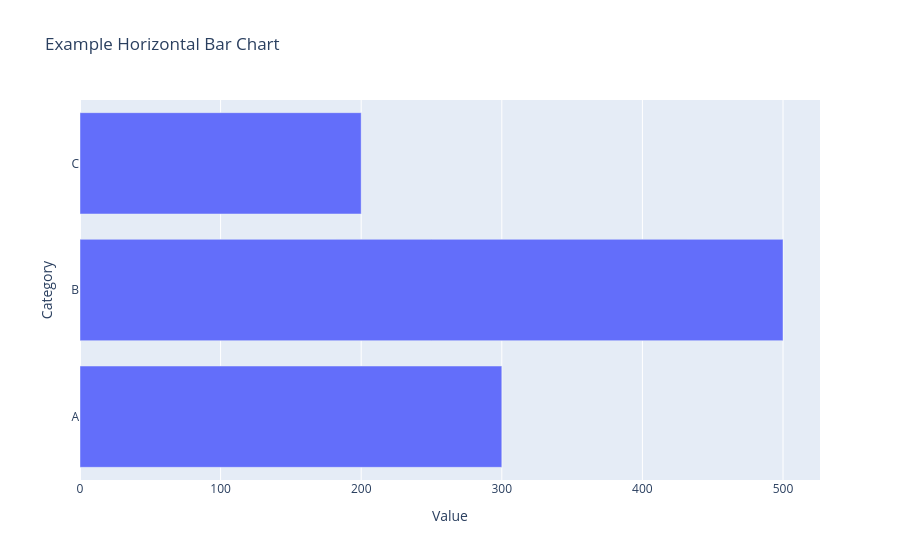

Notebook code for this chart:
### Markdown cell above
10. Contoh bar chart horizontal dengan plotly.express.

### Code cell
import plotly.express as px

# Example: horizontal bar chart
categories = pd.Series([300, 500, 200], index=["A", "B", "C"])
fig = px.bar(
    x=categories.values,
    y=categories.index,
    orientation="h",
    title="Example Horizontal Bar Chart"
)
fig.update_layout(xaxis_title="Value", yaxis_title="Category")
fig.show()

### Figure 1 — Plotly figure (JSON) as saved in the notebook; plotly's stock layout.template omitted (floating-point values rounded to 4 significant figures)
{"data": [{"hovertemplate": "x=%{x}<br>y=%{y}<extra></extra>", "legendgroup": "", "marker": {"color": "#636efa", "pattern": {"shape": ""}}, "name": "", "orientation": "h", "showlegend": false, "textposition": "auto", "type": "bar", "x": [300, 500, 200], "xaxis": "x", "y": ["A", "B", "C"], "yaxis": "y"}], "layout": {"barmode": "relative", "legend": {"tracegroupgap": 0}, "title": {"text": "Example Horizontal Bar Chart"}, "xaxis": {"anchor": "y", "domain": [0, 1], "title": {"text": "Value"}}, "yaxis": {"anchor": "x", "domain": [0, 1], "title": {"text": "Category"}}}}
